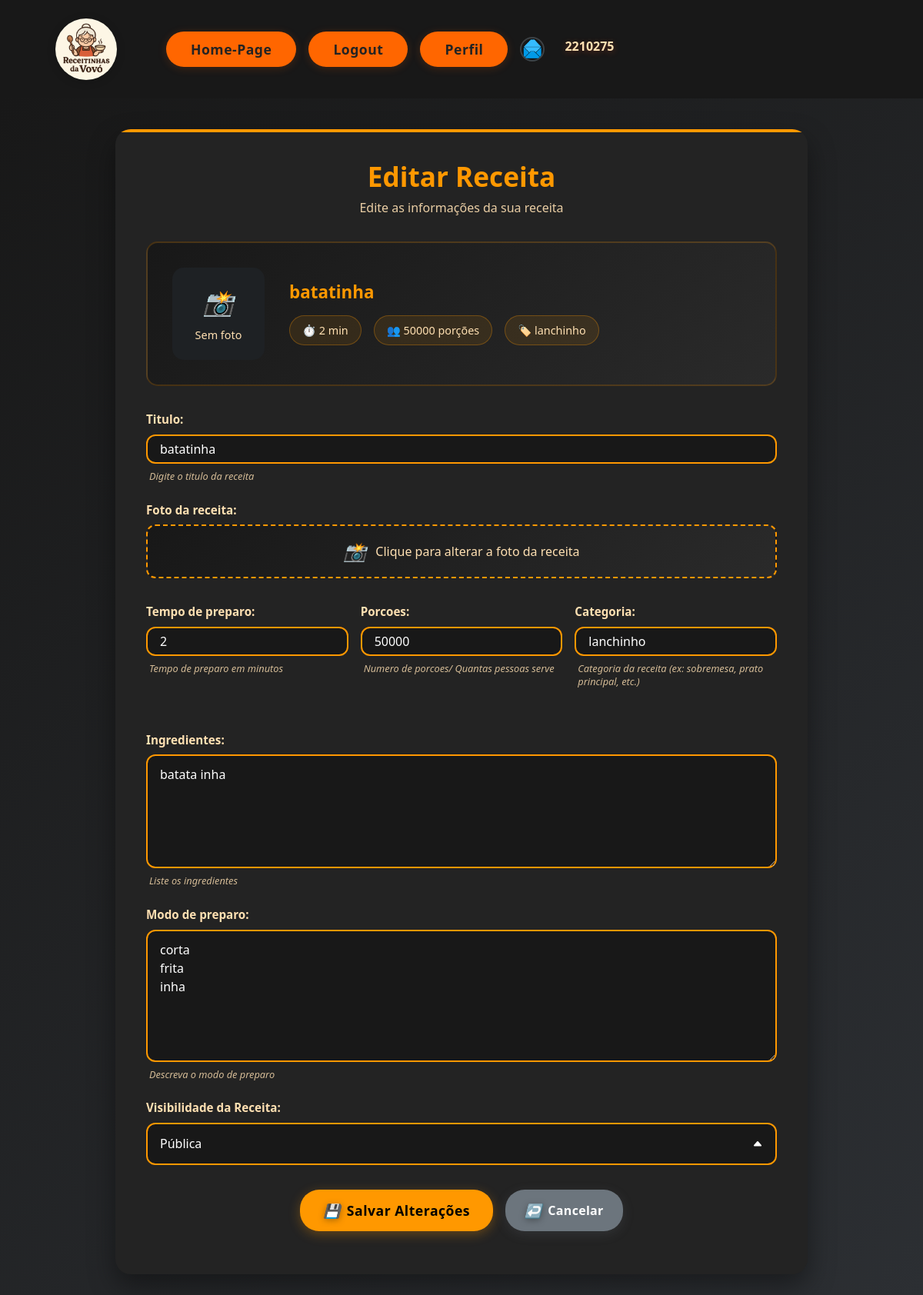
The app's page /editar_receita/5/ (signed in), older data.
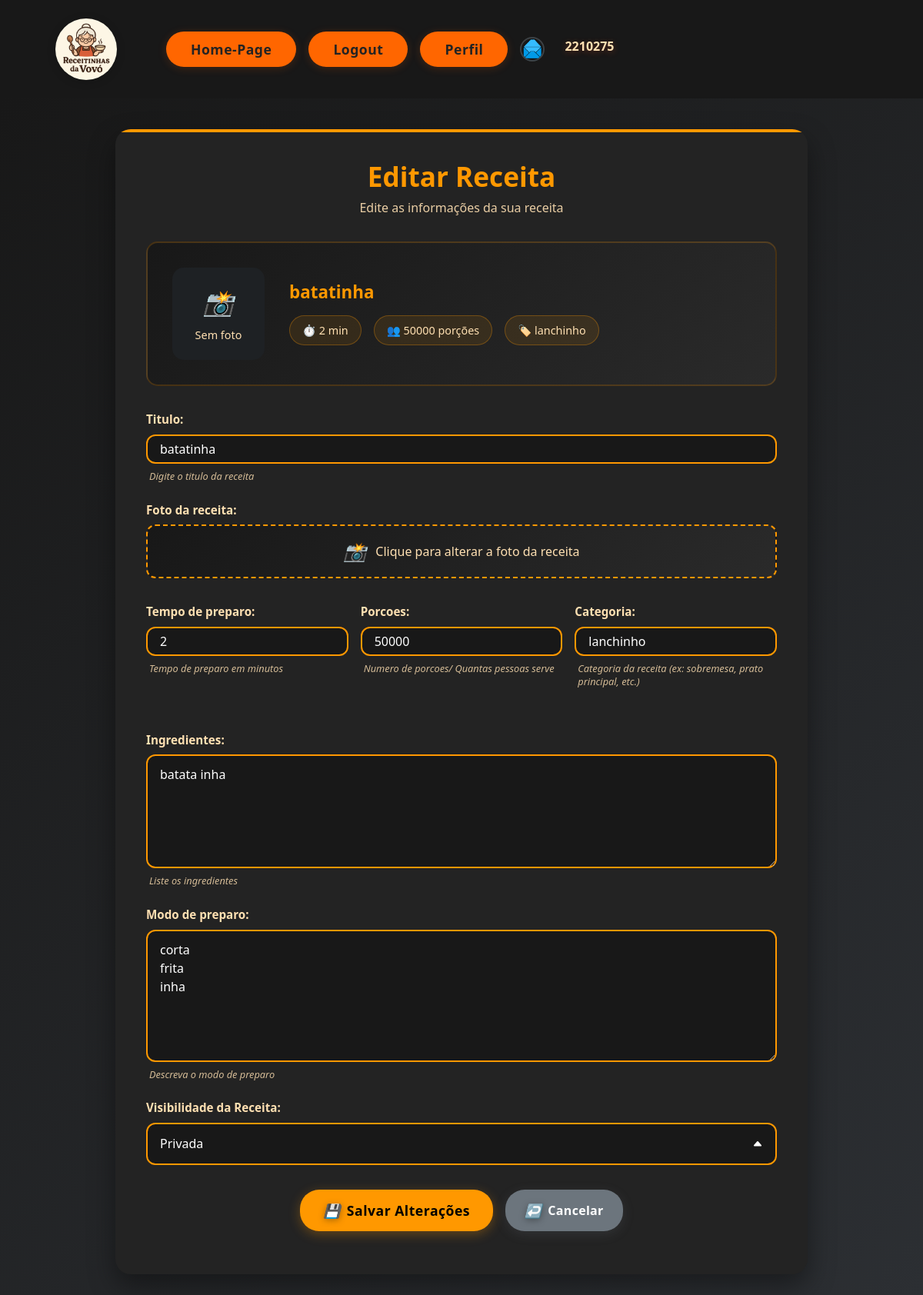
The same page, newer data.
### receitas/models.py (models this page shows, shortened)
class Receita(models.Model):
    id = models.AutoField(primary_key=True) # Identificador da receita (primary key)
    titulo = models.CharField(max_length=200, help_text='Digite o titulo da receita') # Título da receita
    ingredientes = models.TextField(help_text='Liste os ingredientes') # Ingredientes da receita
    modo_de_preparo = models.TextField(help_text='Descreva o modo de preparo') # Modo de preparo da receita
    tempo_de_preparo = models.IntegerField(help_text='Tempo de preparo em minutos') # Tempo de preparo da receita
    porcoes = models.IntegerField(help_text='Numero de porcoes/ Quantas pessoas serve') # Porções da receita
    categoria = models.CharField(max_length=100, help_text='Categoria da receita (ex: sobremesa, prato principal, etc.)') # Categoria da receita
    foto_da_receita = models.ImageField(upload_to='receitas/img', null=True, blank=True) # Foto da receita
    visibilidade = models.CharField(max_length=10, choices=[('pub', 'Pub'), ('priv', 'Priv')], default='Pub', help_text='Defina se a receita é pública ou privada (Pub ou Priv)')
    autor = models.ForeignKey(settings.AUTH_USER_MODEL, on_delete=models.CASCADE) # Autor da receita (chave estrangeira para o modelo Usuario)
    class Meta:
        app_label = 'receitas'

### receitas/views.py (the view, shortened to what this page needs)
# urls.py: path('editar_receita/<int:id>/', views.ReceitasUpdateView.as_view(), name='editar_receita'), #rota para editar uma receita existente
class ReceitasUpdateView(LoginRequiredMixin, View):
    login_url = '/login/'  # redireciona se não estiver logado
    def get(self, request, id, *args, **kwargs):
        receita = get_object_or_404(Receita, id=id)
        if request.user != receita.autor:
            return redirect('receitas:homepage')  # ou página de erro
        formulario = ReceitaModel2Form(instance=receita)
        contexto = {
            'formulario': formulario,
            'titulo_pagina': 'Editar',
            'titulo_janela': 'Editar Receita',
            'botao': 'Salvar',
        }
        return render(request, 'receitas/atualizaReceita.html', contexto)

### receitas/templates/receitas/atualizaReceita.html (shortened to what the changed rows need)
{% extends 'site_receitas/base.html' %}
{% load static %}
{% block content %}
<div class="atualiza-receita-container">
    <div class="atualiza-receita-card">
        <div class="atualiza-receita-header">
            <h1 class="atualiza-receita-title">{{ titulo_janela }}</h1>
        </div>
        {% if formulario.instance %}
        <div class="current-recipe-preview">
            <div class="current-recipe-image">
                {% if formulario.instance.foto_da_receita %}
                    <img src="{{ formulario.instance.foto_da_receita.url }}" alt="Foto atual da receita" class="preview-image">
                {% else %}
                    <div class="no-image-placeholder">
                        <i class="placeholder-icon">📸</i>
                        <span>Sem foto</span>
                    </div>
                {% endif %}
            </div>
            <div class="current-recipe-info">
                <h3 class="current-recipe-title">{{ formulario.instance.titulo }}</h3>
                <div class="current-recipe-meta">
                    <span class="meta-item">⏱️ {{ formulario.instance.tempo_de_preparo }} min</span>
                    <span class="meta-item">👥 {{ formulario.instance.porcoes }} porções</span>
                    {% if formulario.instance.categoria %}
                        <span class="meta-item">🏷️ {{ formulario.instance.categoria }}</span>
                    {% endif %}
                </div>
            </div>
        </div>
        {% endif %}
        <form method="post" enctype="multipart/form-data" class="atualiza-receita-form">
            <fieldset>
                <div class="form-group">
                    {{ formulario.titulo.label_tag }}
                    {{ formulario.titulo }}
                    {% if formulario.titulo.help_text %}
                        <div class="help-text">{{ formulario.titulo.help_text }}</div>
                    {% endif %}
                </div>
                <div class="recipe-details-grid">
                    <div class="form-group">
                        {{ formulario.tempo_de_preparo.label_tag }}
                        {{ formulario.tempo_de_preparo }}
                        {% if formulario.tempo_de_preparo.help_text %}
                            <div class="help-text">{{ formulario.tempo_de_preparo.help_text }}</div>
                        {% endif %}
                    </div>
                    <div class="form-group">
                        {{ formulario.porcoes.label_tag }}
                        {{ formulario.porcoes }}
                        {% if formulario.porcoes.help_text %}
                            <div class="help-text">{{ formulario.porcoes.help_text }}</div>
                        {% endif %}
                    </div>
                    <div class="form-group">
                        {{ formulario.categoria.label_tag }}
                        {{ formulario.categoria }}
                        {% if formulario.categoria.help_text %}
                            <div class="help-text">{{ formulario.categoria.help_text }}</div>
                        {% endif %}
                    </div>
                </div>
                <div class="form-group textarea-group">
                    {{ formulario.ingredientes.label_tag }}
                    {{ formulario.ingredientes }}
                    {% if formulario.ingredientes.help_text %}
                        <div class="help-text">{{ formulario.ingredientes.help_text }}</div>
                    {% endif %}
                </div>
                <div class="form-group textarea-group">
                    {{ formulario.modo_de_preparo.label_tag }}
                    {{ formulario.modo_de_preparo }}
                    {% if formulario.modo_de_preparo.help_text %}
                        <div class="help-text">{{ formulario.modo_de_preparo.help_text }}</div>
                    {% endif %}
                </div>
                {% if formulario.visibilidade %}
                <div class="form-group">
                    {{ formulario.visibilidade.label_tag }}
                    {{ formulario.visibilidade }}
                </div>
                {% endif %}
            </fieldset>
        </form>
    </div>
</div>
{% endblock %}

Row changes from the older to the newer data that the page shows:
changed Receita "batatinha": visibilidade "Pública" → "Privada"
